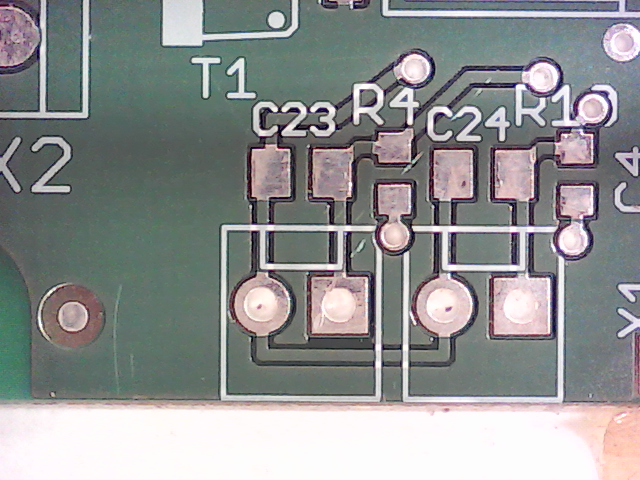
#> input picture tests/AOI/blank.png, 640 x 480 px
$ python AOI_subtract.py   (Python 2 division)
#> lines starting #> are read from the running program, lines starting #| are printed output that depends on the picture
import numpy as np
import cv2

image1 = cv2.imread('blank.png', 0)
#> image1: shape (480, 640); min 0, max 253, mean 144.1
image2 = cv2.imread('resistors.png', 0)
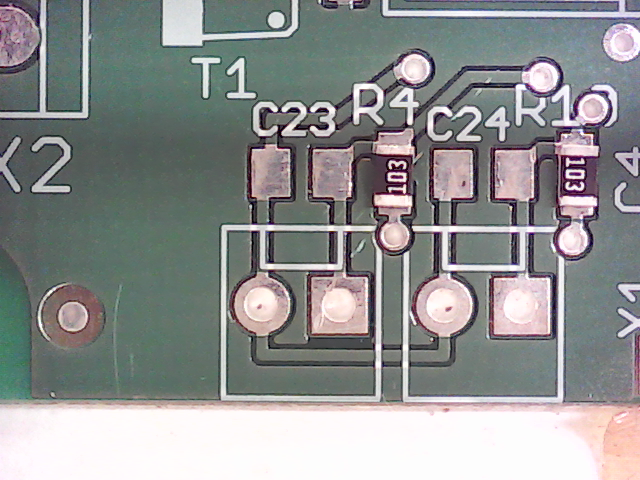
#> input picture tests/AOI/resistors.png, 640 x 480 px
#> image2: shape (480, 640); min 0, max 253, mean 143.8
image3 = image1 - image2
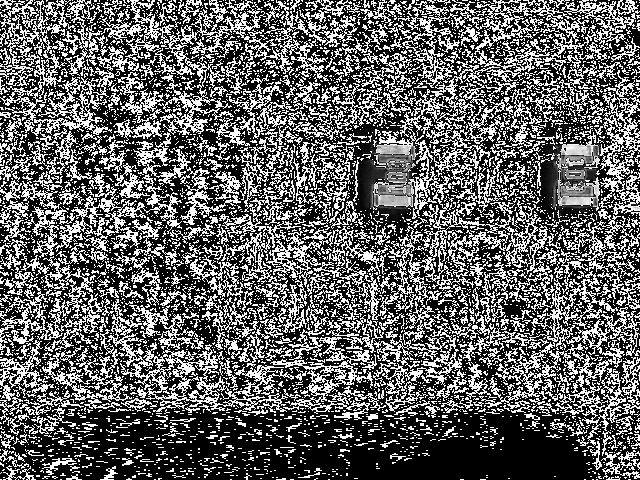
#> image3: shape (480, 640); min 0, max 255, mean 98.4

image4 = cv2.medianBlur(image1, 5)
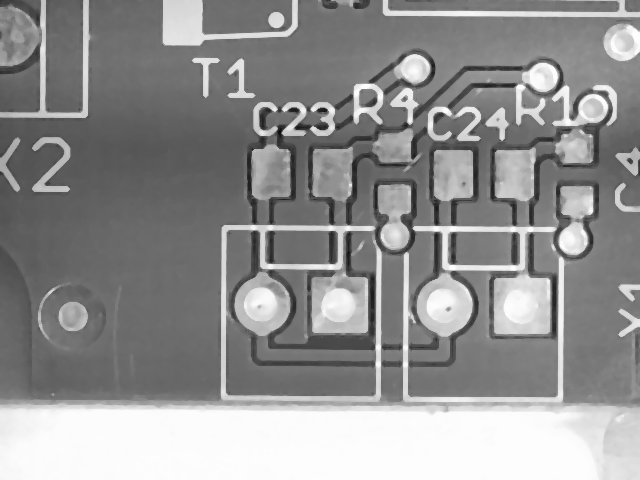
#> image4: shape (480, 640); min 13, max 253, mean 145.3
image5 = cv2.medianBlur(image2, 5)
image6 = image4 - image5
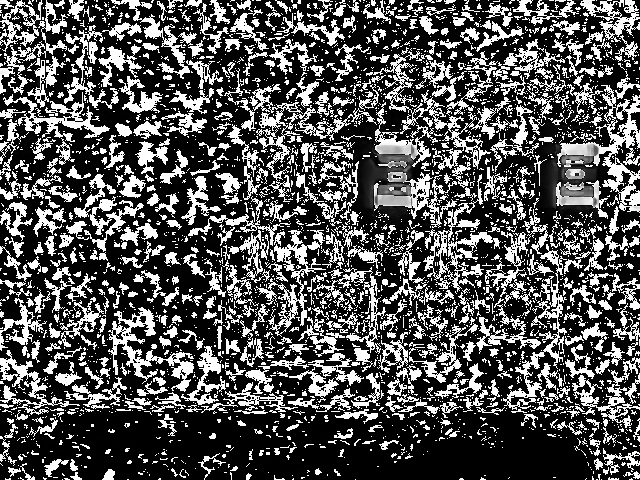
#> image6: shape (480, 640); min 0, max 255, mean 83.5
image7 = image5 - image4
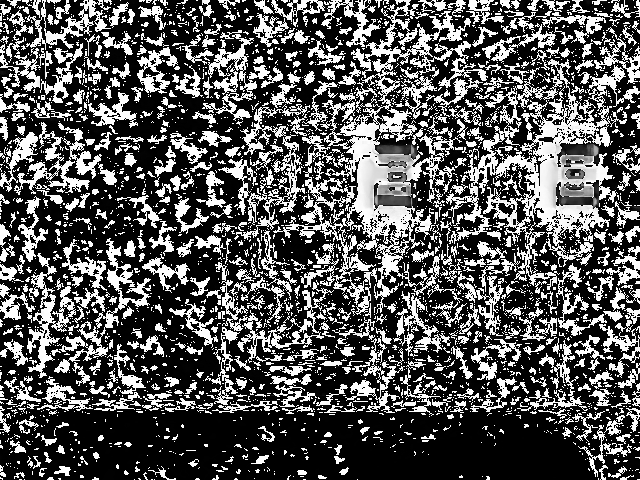
#> image7: shape (480, 640); min 0, max 255, mean 86.9


cv2.imwrite('out2.png',image6)
cv2.imwrite('out3.png',image7)


image3[image3 >= 210]= 128
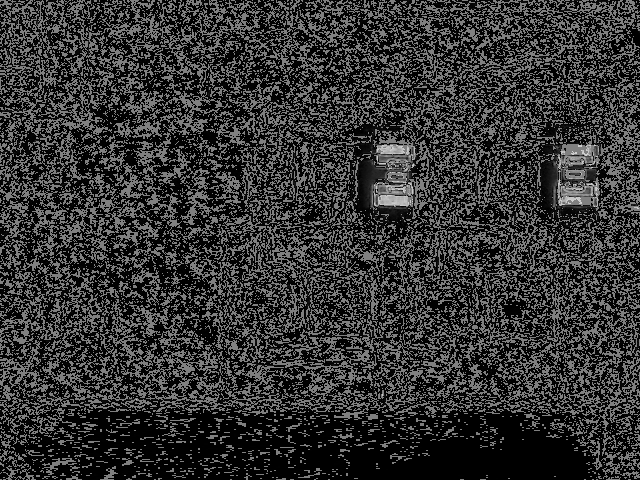
#> image3: shape (480, 640); min 0, max 209, mean 51.4
image3[image3 < 50] = 128
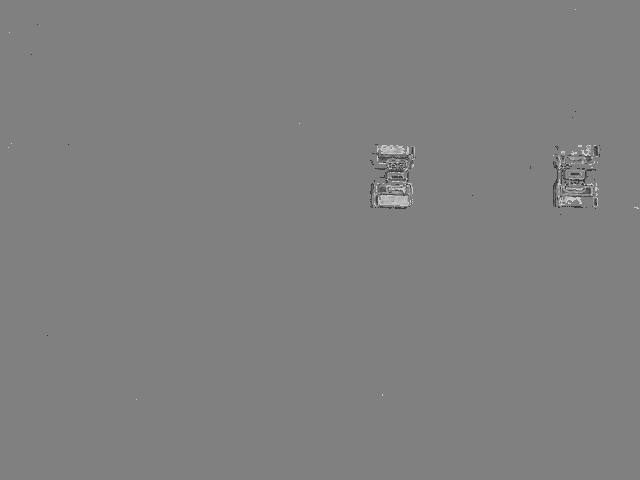
#> image3: shape (480, 640); min 50, max 209, mean 128
#> (the run stopped early here; a loop or call above may not have finished)
